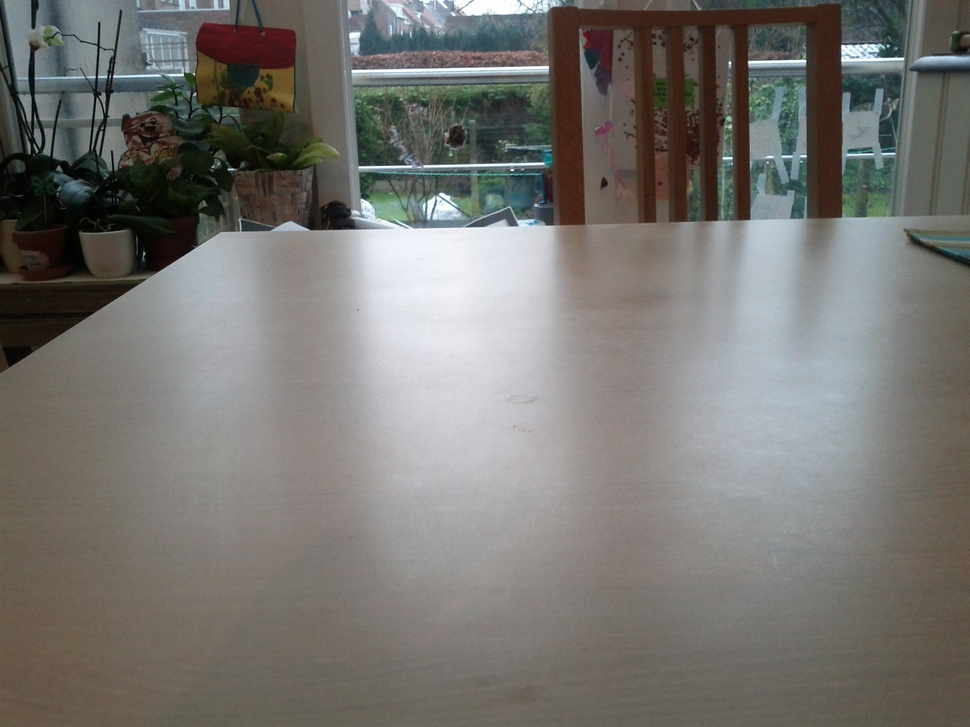
//> input picture books/Learning_OpenCV/Chapter05/exercises/coffee_cup1.jpg, 970 x 727 px, shrunk from 2560 x 1920 before the run
$ ./example5-03 exercises/coffee_cup1.jpg   (built with g++ and OpenCV 4)
//> lines starting //> are read from the running program, lines starting //| are printed output that depends on the picture
//> further down, src is the input picture: 727 rows x 970 cols, CV_8UC3; mean B, G, R 113.1, 116.8, 118.4
//
// Example 5-3. Alternative method to combine and threshold image planes
//

#include <stdio.h>
#include <cv.h>
#include <highgui.h>


void sum_rgb( IplImage* src, IplImage* dst ) {

  // Allocate individual image planes.
  IplImage* r = cvCreateImage( cvGetSize(src), IPL_DEPTH_8U, 1 );
  IplImage* g = cvCreateImage( cvGetSize(src), IPL_DEPTH_8U, 1 );
  IplImage* b = cvCreateImage( cvGetSize(src), IPL_DEPTH_8U, 1 );

  // Temporary storage.
  IplImage* s = cvCreateImage(cvGetSize(src), IPL_DEPTH_32F, 1);

  // Split image onto the color planes.
  cvSplit( src, r, g, b, NULL );
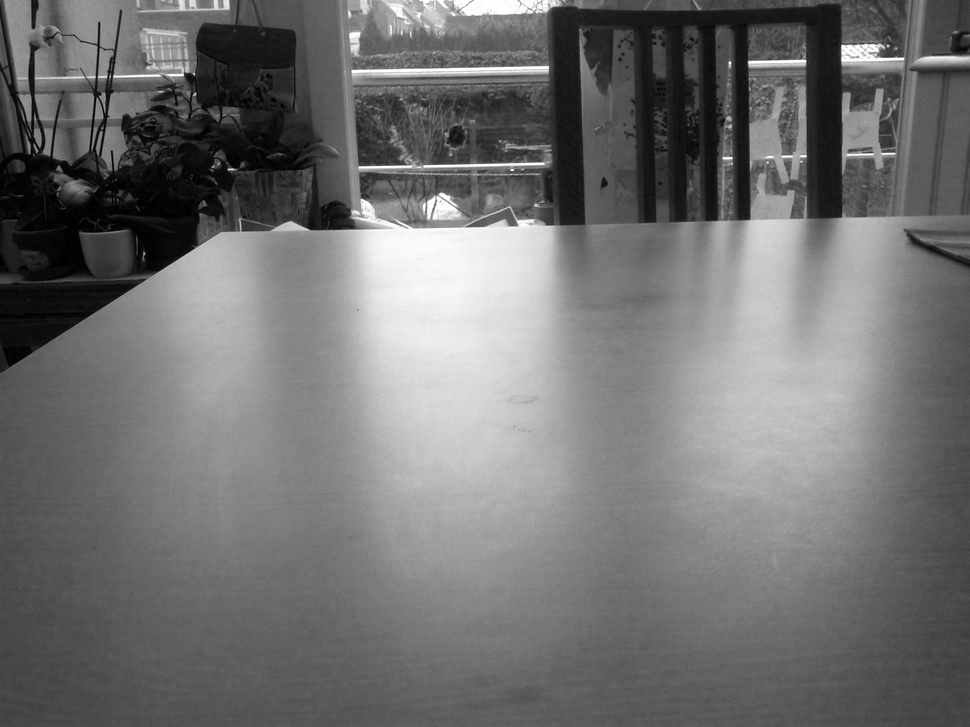
//> r: 727 rows x 970 cols, CV_8UC1; min 0, max 255, mean 113.1
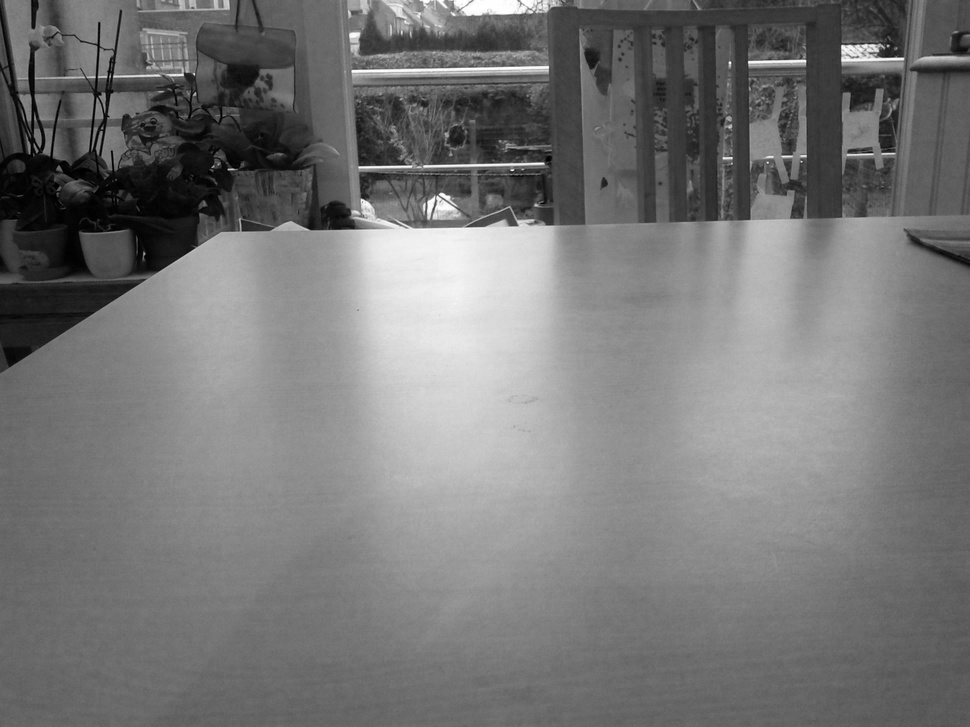
//> b: 727 rows x 970 cols, CV_8UC1; min 0, max 255, mean 118.4

  // Accumulate separate planes, combine and threshold.
	cvZero(s);
	cvAcc(b,s);
	cvAcc(g,s);
	cvAcc(r,s);

	// Truncate values above 100 and rescale into dst.
	cvThreshold( s, s, 100, 100, CV_THRESH_TRUNC );
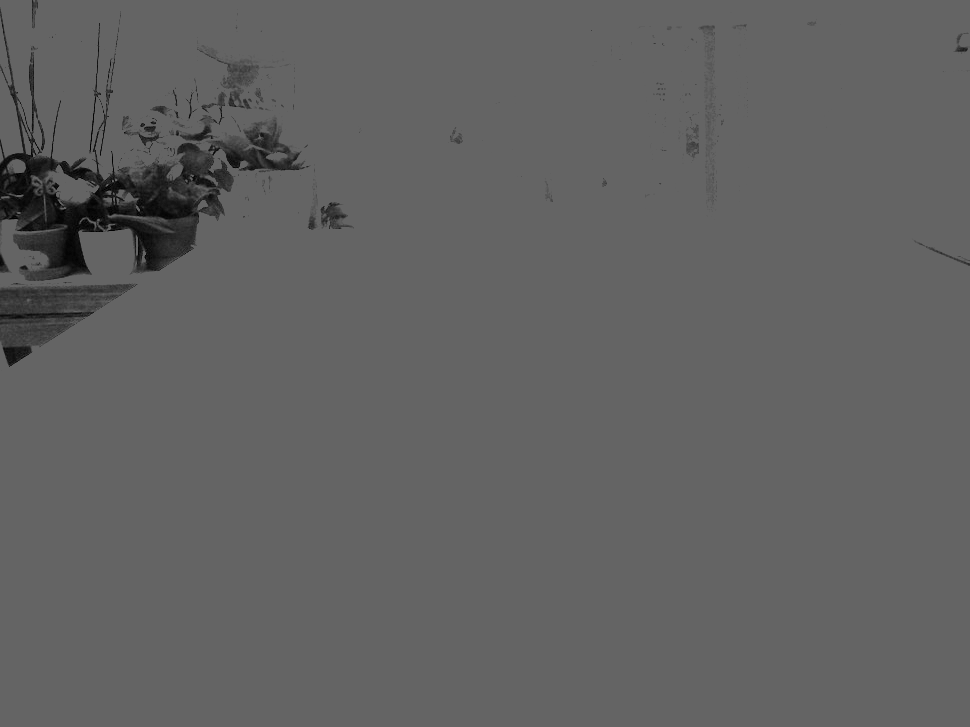
//> s: 727 rows x 970 cols, CV_32FC1; min 0, max 100, mean 97.5
	cvConvertScale( s, dst, 1, 0 );

  cvReleaseImage( &r );
  cvReleaseImage( &g );
  cvReleaseImage( &b );
  cvReleaseImage( &s );

}


int main(int argc, char** argv)
{
  // Create a named window with the name of the file.
  cvNamedWindow( argv[1], 1 );

  // Load the image from the given file name.
  IplImage* src = cvLoadImage( argv[1] );
  IplImage* dst = cvCreateImage( cvGetSize(src), src->depth, 1);
  sum_rgb(src, dst);

  // Show the image in the named window.
  cvShowImage( argv[1], dst );

  // Idle until the user hits the "Esc" key.
  while ( 1 ) {
      if( (cvWaitKey( 10 ) & 0x7f) == 27 )
//> the Esc key is pressed
          break;
  }

  // Clean up and don’t be piggies.
  cvDestroyWindow( argv[1] );
  cvReleaseImage( &src );
  cvReleaseImage( &dst );
}

$ run again, on books/Learning_OpenCV/Chapter05/exercises/coffee_pot2.jpg
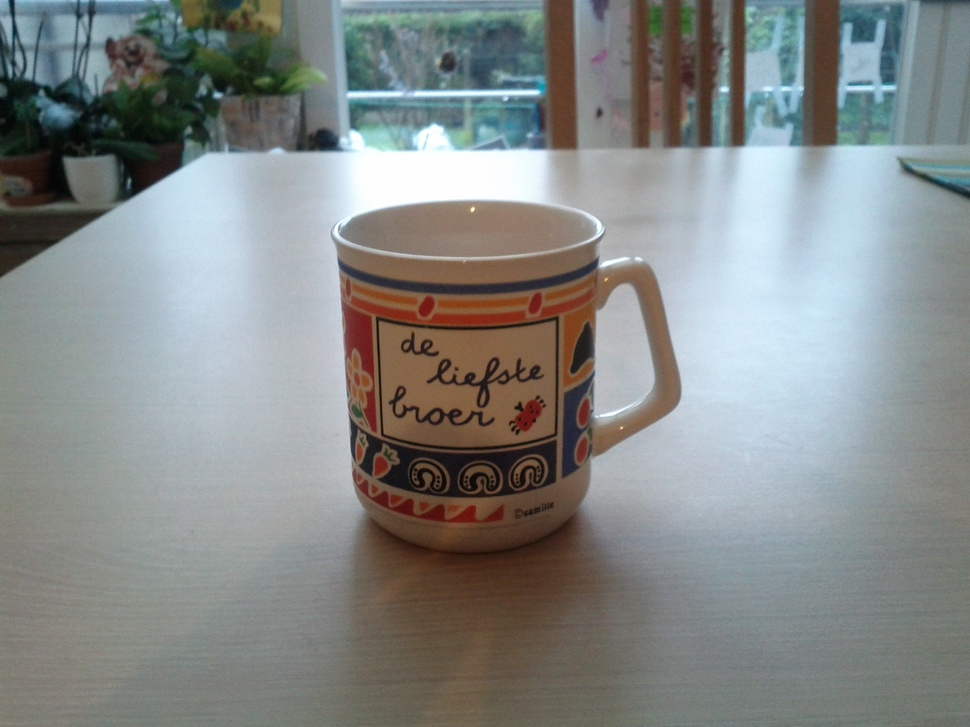
//> input picture books/Learning_OpenCV/Chapter05/exercises/coffee_pot2.jpg, 970 x 727 px, shrunk from 2560 x 1920 before the run
//> src is the input picture: 727 rows x 970 cols, CV_8UC3; mean B, G, R 135.3, 136.5, 132.6
//> in sum_rgb, `cvSplit( src, r, g, b, NULL );`:
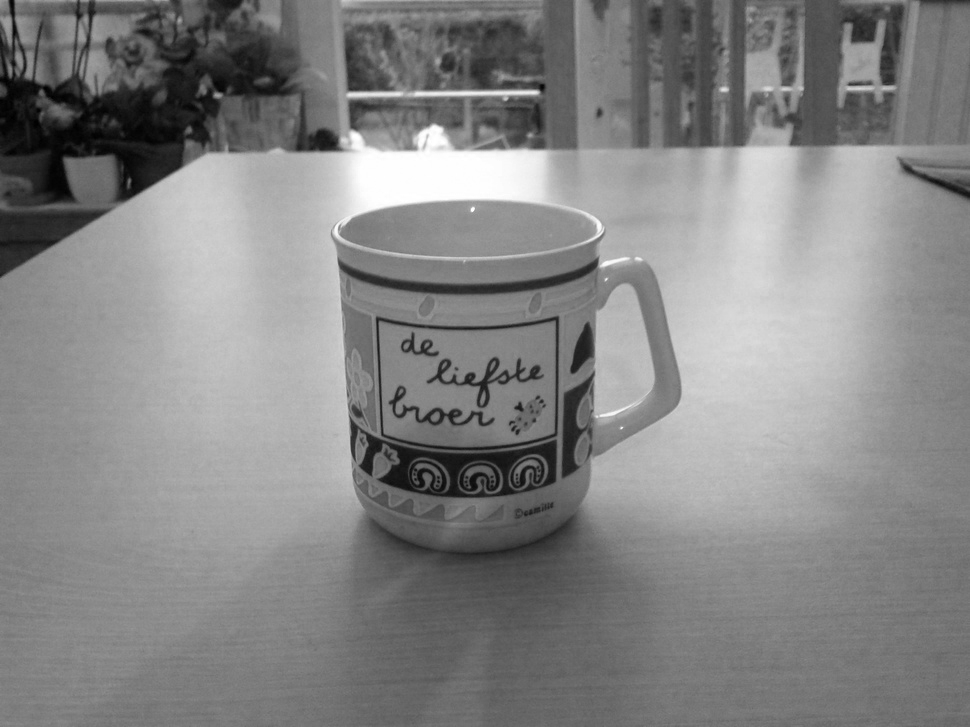
//> b: 727 rows x 970 cols, CV_8UC1; min 0, max 255, mean 132.6
//> in sum_rgb, `cvThreshold( s, s, 100, 100, CV_THRESH_TRUNC );`:
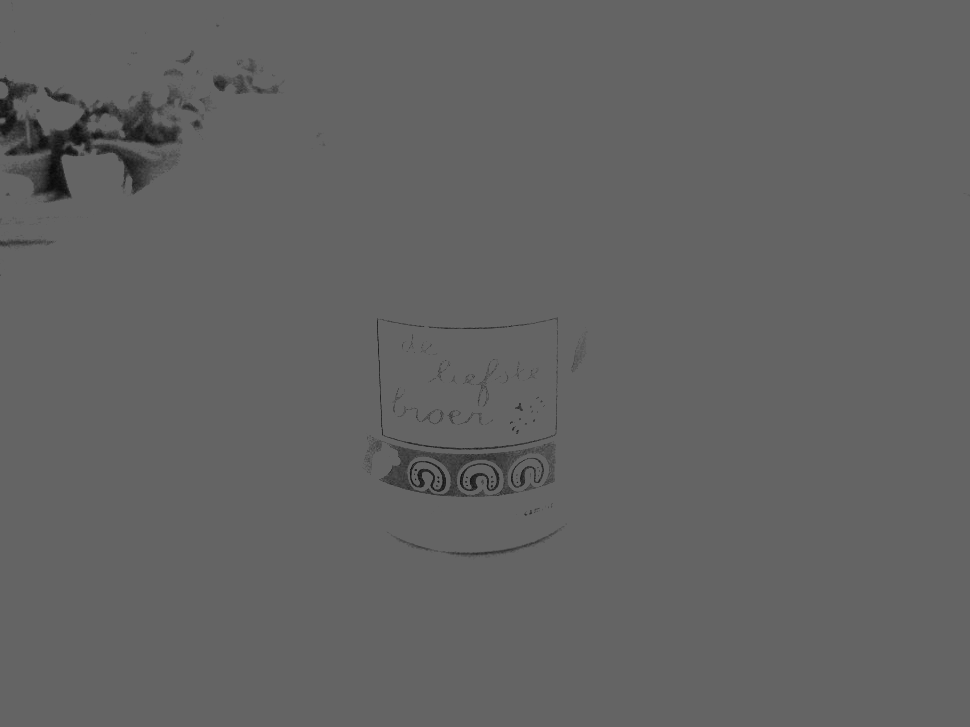
//> s: 727 rows x 970 cols, CV_32FC1; min 10, max 100, mean 99

$ run again, on books/Learning_OpenCV/Chapter05/exercises/exercise5-04a.jpg
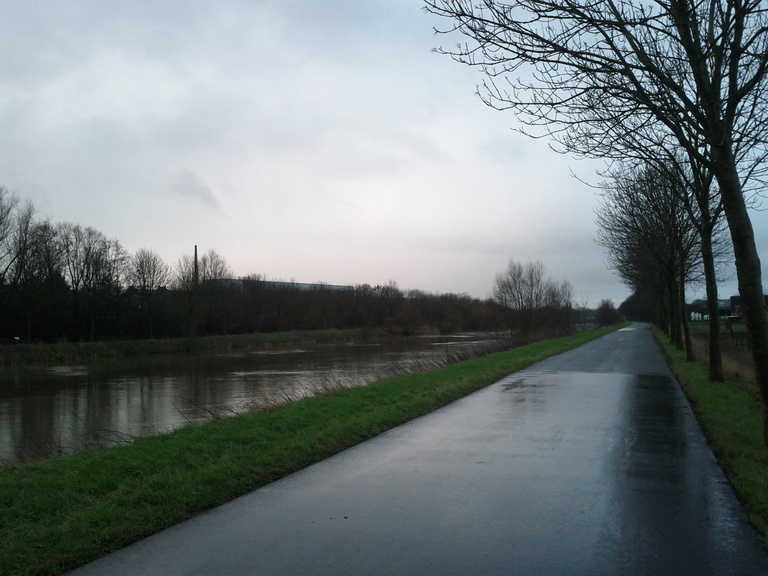
//> input picture books/Learning_OpenCV/Chapter05/exercises/exercise5-04a.jpg, 768 x 576 px
//> src is the input picture: 576 rows x 768 cols, CV_8UC3; mean B, G, R 121.4, 120.4, 111.6
//> in sum_rgb, `cvSplit( src, r, g, b, NULL );`:
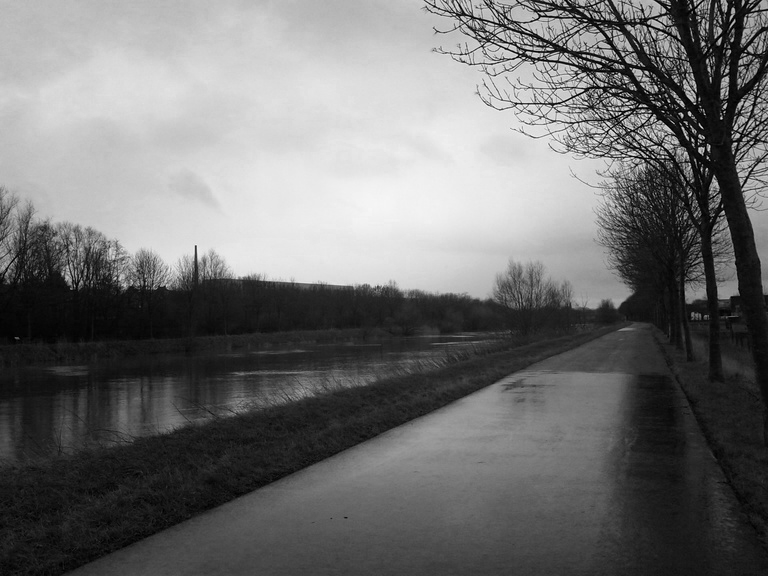
//> b: 576 rows x 768 cols, CV_8UC1; min 0, max 247, mean 111.6
//> in sum_rgb, `cvThreshold( s, s, 100, 100, CV_THRESH_TRUNC );`:
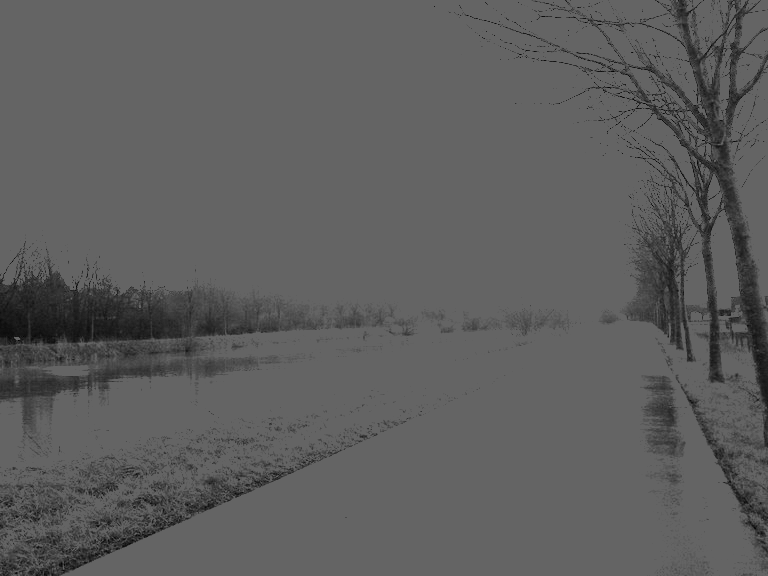
//> s: 576 rows x 768 cols, CV_32FC1; min 1, max 100, mean 93.4
